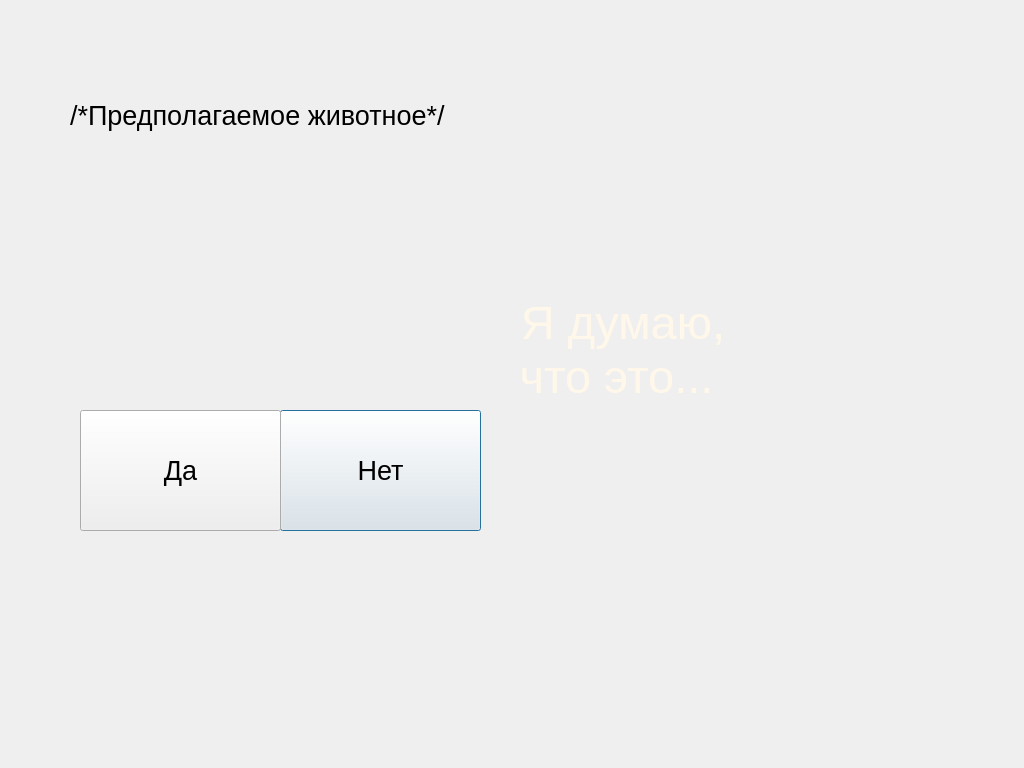
<?xml version="1.0" encoding="UTF-8"?>
<ui version="4.0">
 <class>GuessLast</class>
 <widget class="QDialog" name="GuessLast">
  <property name="geometry">
   <rect>
    <x>0</x>
    <y>0</y>
    <width>1024</width>
    <height>768</height>
   </rect>
  </property>
  <property name="windowTitle">
   <string>Dialog</string>
  </property>
  <widget class="QLabel" name="label">
   <property name="geometry">
    <rect>
     <x>513</x>
     <y>296</y>
     <width>220</width>
     <height>105</height>
    </rect>
   </property>
   <property name="font">
    <font>
     <pointsize>20</pointsize>
    </font>
   </property>
   <property name="text">
    <string>&lt;html&gt;
&lt;head/&gt;
&lt;body&gt;
&lt;span style=&quot; font-family:'Arial Rounded MT Bold'; font-size:35pt; color:#FFF8EA;&quot;&gt;
&lt;p align=&quot;center&quot;&gt;Я думаю, &lt;br/&gt;что это...
&lt;/span&gt;
&lt;/p&gt;
&lt;/body&gt;
&lt;/html&gt;
</string>
   </property>
  </widget>
  <widget class="QPushButton" name="pushButton_No">
   <property name="geometry">
    <rect>
     <x>280</x>
     <y>410</y>
     <width>201</width>
     <height>121</height>
    </rect>
   </property>
   <property name="font">
    <font>
     <pointsize>20</pointsize>
    </font>
   </property>
   <property name="text">
    <string>Нет</string>
   </property>
  </widget>
  <widget class="QLabel" name="Suggestion">
   <property name="geometry">
    <rect>
     <x>70</x>
     <y>50</y>
     <width>591</width>
     <height>131</height>
    </rect>
   </property>
   <property name="font">
    <font>
     <pointsize>20</pointsize>
    </font>
   </property>
   <property name="text">
    <string>/*Предполагаемое животное*/</string>
   </property>
  </widget>
  <widget class="QPushButton" name="pushButton_Yes">
   <property name="geometry">
    <rect>
     <x>80</x>
     <y>410</y>
     <width>201</width>
     <height>121</height>
    </rect>
   </property>
   <property name="font">
    <font>
     <pointsize>20</pointsize>
    </font>
   </property>
   <property name="text">
    <string>Да</string>
   </property>
  </widget>
  <widget class="QLabel" name="label1">
   <property name="geometry">
    <rect>
     <x>742</x>
     <y>490</y>
     <width>294</width>
     <height>266</height>
    </rect>
   </property>
   <property name="text">
    <string/>
   </property>
  </widget>
  <widget class="QLabel" name="label2">
   <property name="geometry">
    <rect>
     <x>376</x>
     <y>353</y>
     <width>137</width>
     <height>61</height>
    </rect>
   </property>
   <property name="text">
    <string/>
   </property>
  </widget>
  <widget class="QLabel" name="label3">
   <property name="geometry">
    <rect>
     <x>-9</x>
     <y>2</y>
     <width>1009</width>
     <height>627</height>
    </rect>
   </property>
   <property name="text">
    <string/>
   </property>
  </widget>
  <widget class="QLabel" name="label4">
   <property name="geometry">
    <rect>
     <x>545</x>
     <y>353</y>
     <width>137</width>
     <height>61</height>
    </rect>
   </property>
   <property name="text">
    <string/>
   </property>
  </widget>
  <widget class="QLabel" name="label5">
   <property name="geometry">
    <rect>
     <x>-2</x>
     <y>-2</y>
     <width>999</width>
     <height>592</height>
    </rect>
   </property>
   <property name="text">
    <string/>
   </property>
  </widget>
  <widget class="QLabel" name="label6">
   <property name="geometry">
    <rect>
     <x>0</x>
     <y>0</y>
     <width>1024</width>
     <height>768</height>
    </rect>
   </property>
   <property name="text">
    <string/>
   </property>
  </widget>
  <widget class="QLabel" name="label7">
   <property name="geometry">
    <rect>
     <x>463</x>
     <y>462</y>
     <width>301</width>
     <height>181</height>
    </rect>
   </property>
   <property name="text">
    <string/>
   </property>
  </widget>
  <zorder>label6</zorder>
  <zorder>Suggestion</zorder>
  <zorder>label1</zorder>
  <zorder>label2</zorder>
  <zorder>label3</zorder>
  <zorder>label4</zorder>
  <zorder>label5</zorder>
  <zorder>label7</zorder>
  <zorder>label</zorder>
  <zorder>pushButton_No</zorder>
  <zorder>pushButton_Yes</zorder>
 </widget>
 <resources/>
 <connections/>
</ui>
